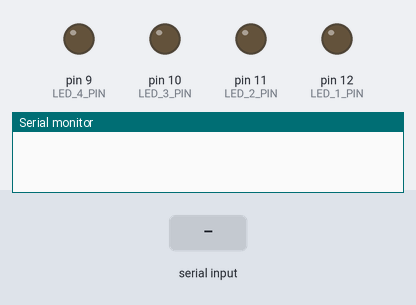
The sketch below on a simulated Arduino Uno, built with avr-gcc and run on an emulated ATmega328P. Shown: output pins drawn as LEDs (lit = HIGH), the last lines printed to the serial monitor. Inputs (shaded band) come from the test bench. EEPROM starts erased.

Above: at 1.2 s.
1.3 s: "90,45\n" received over Serial
At 3.4 s:
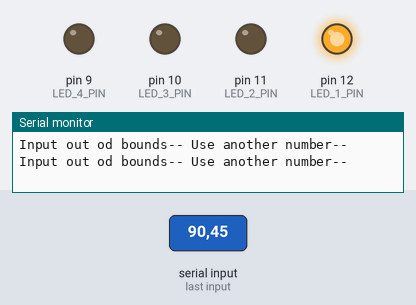
Timing chart, 0 to 4.9 s (numbered marks = the images above; inputs shaded):
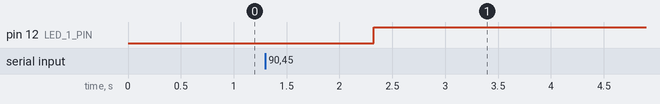

Measured:
- after the input at 1.3 s, pin 12 (LED_1_PIN): LOW → HIGH after 1.0 s

The sketch:

eeprom.ino
```cpp
/* this program utilizes the eeprom library in order to store data on the controller even after reset
in a special designated memory area. It tores the last index of the LED that was powered on before reboot*/

#include <EEPROM.h>

#define ARRAY_SIZE 4
#define LED_1_PIN 12
#define LED_2_PIN 11
#define LED_3_PIN 10
#define LED_4_PIN 9

#define LAST_SELECTED_LED_EEPROM_ADDRESS 0

int ledNumbers[ARRAY_SIZE] = {LED_1_PIN, LED_2_PIN,LED_3_PIN, LED_4_PIN};

int setLedPinModes() // Set Pin Mode type of LED, OUTPUT or INPUT
{
  for(int i = 0; i < ARRAY_SIZE; i++)
  {
    pinMode(ledNumbers[i],OUTPUT);
  }
}

int setInitState() // Set Initial state of LED, whether High or LOW
{
  for(int i = 0; i < ARRAY_SIZE; i++)
  {
    digitalWrite(ledNumbers[i],LOW);
  }
}

void powerOnLed (int ledIndex)
{
  for(int i = 0; i < ARRAY_SIZE; i++)
  {
    if(i == ledIndex){
      digitalWrite(ledNumbers[i],HIGH);
    }
    else{
      digitalWrite(ledNumbers[i],LOW);
    }
  }

}

void eepromSavedMem (int ledIndex){
  EEPROM.write(LAST_SELECTED_LED_EEPROM_ADDRESS,ledIndex);
}

void setup() {
  Serial.begin(9600);
  setLedPinModes();
  //setInitState();
  int lastLedOff = EEPROM.read(LAST_SELECTED_LED_EEPROM_ADDRESS);
  powerOnLed(lastLedOff);
}

void loop() {
  // put your main code here, to run repeatedly:
  if(Serial.available() > 0){
    int recievedLedIndex = Serial.parseInt();
    eepromSavedMem(recievedLedIndex);
    if(recievedLedIndex < 0 || recievedLedIndex >= ARRAY_SIZE){
      Serial.println("Input out od bounds-- Use another number--");
    }
    else{
          powerOnLed(recievedLedIndex);
    }
  }

}
```
